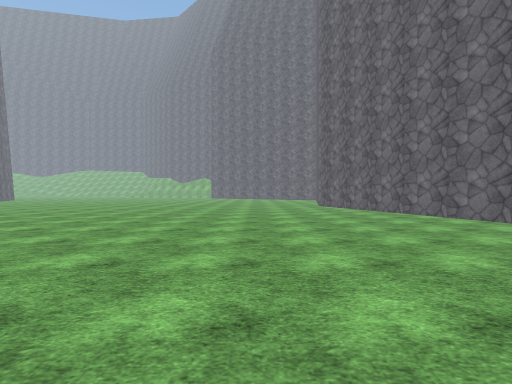
[1] (above)

24 first-person views from a walk through a Unity game level. The camera is 1.3 m above the floor, looks level and sees 80° across. The floor is counted in squares, 2 m on a side. Each view is taken from the middle of a square. On the plan, view 1 faces up. The plan holds only what a view shows up to about 10 squares ahead; the rest is blank. The place goes on beyond the plan. Surface patterns are stand-ins for the level's own textures.

[2]
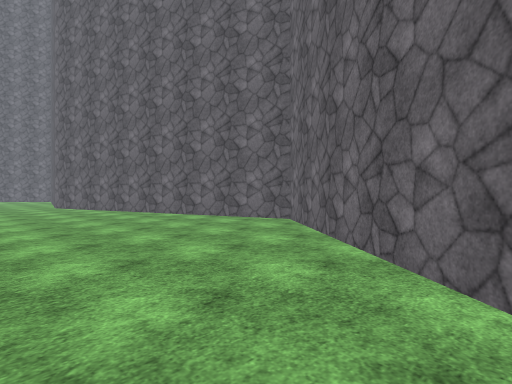

[3]
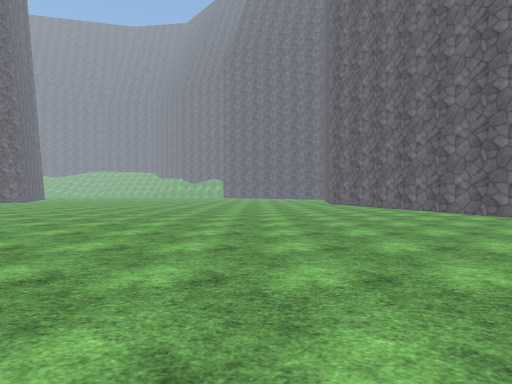

[4]
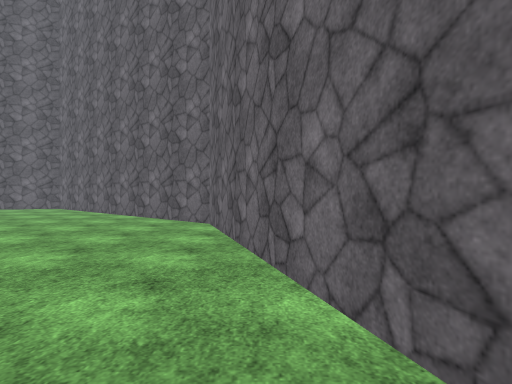

[5]
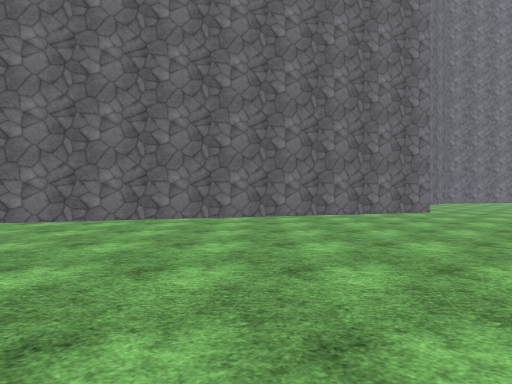

[6]
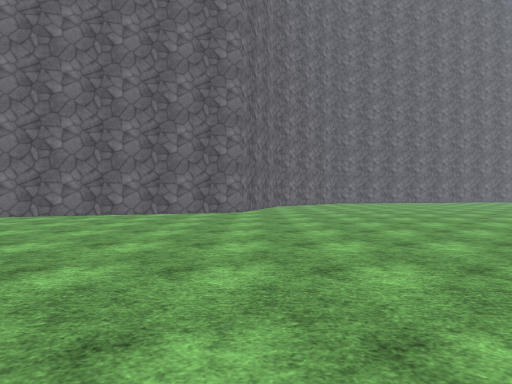

[7]
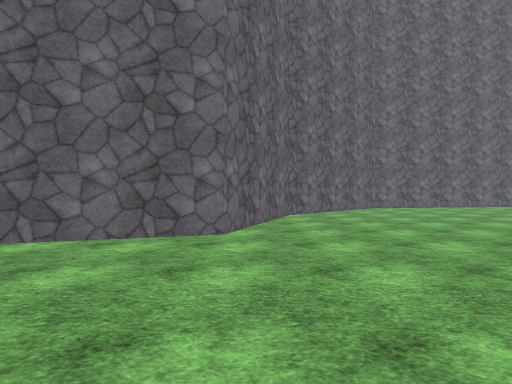

[8]
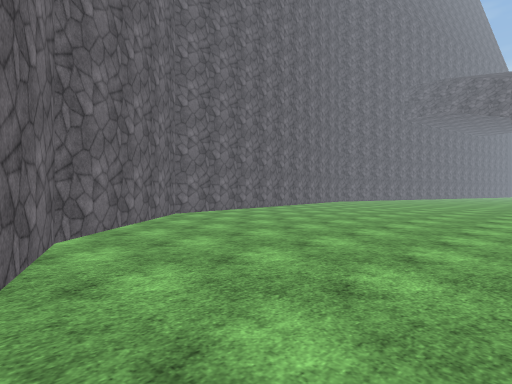

[9]
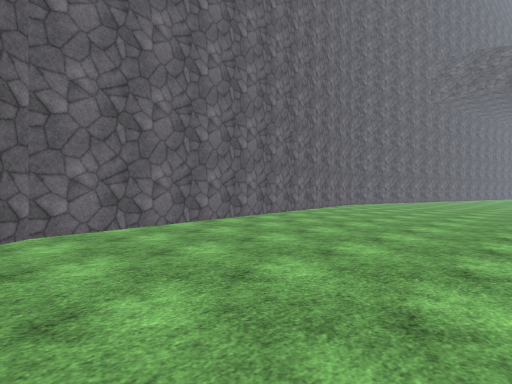

[10]
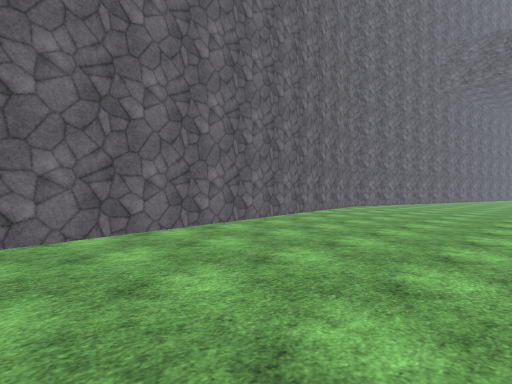

[11]
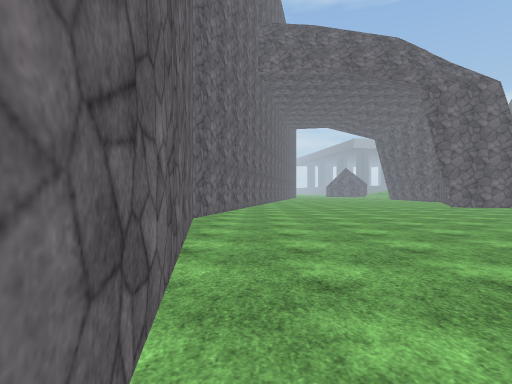

[12]
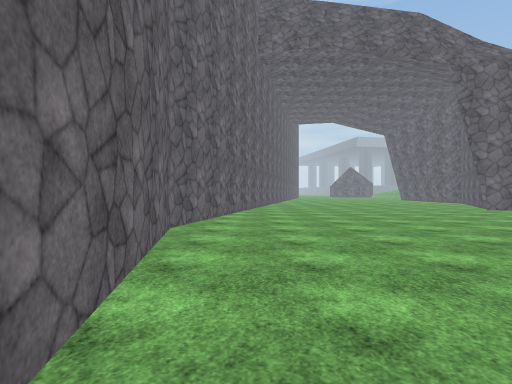

[13]
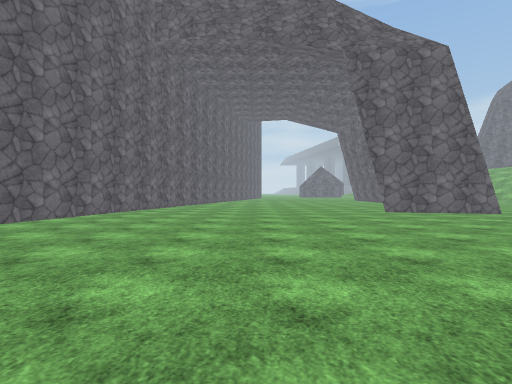

[14]
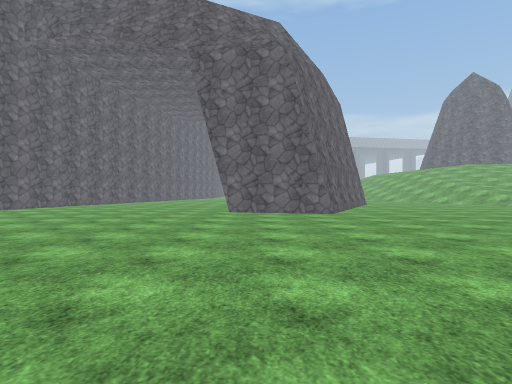

[15]
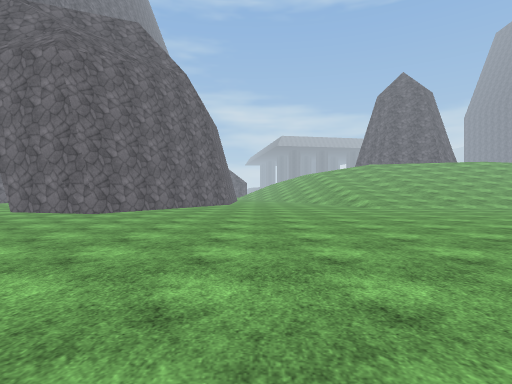

[16]
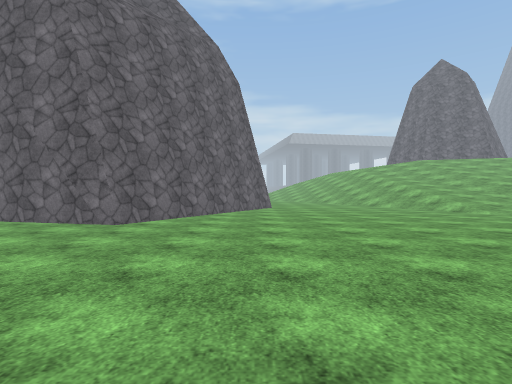

[17]
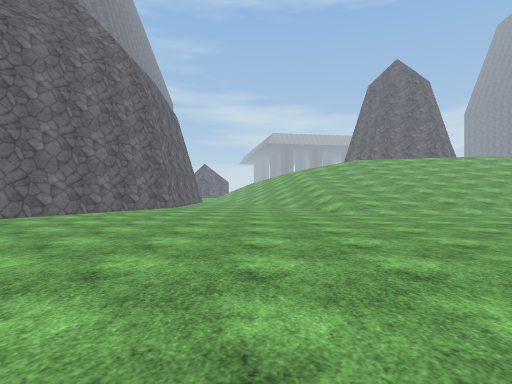

[18]
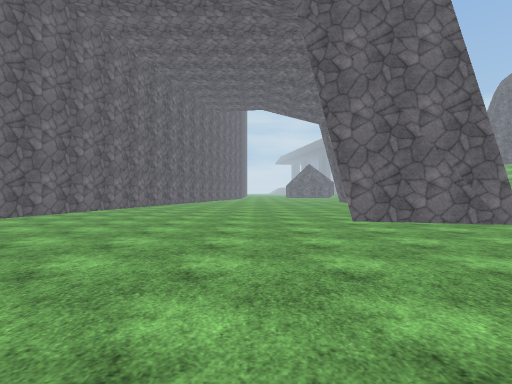

[19]
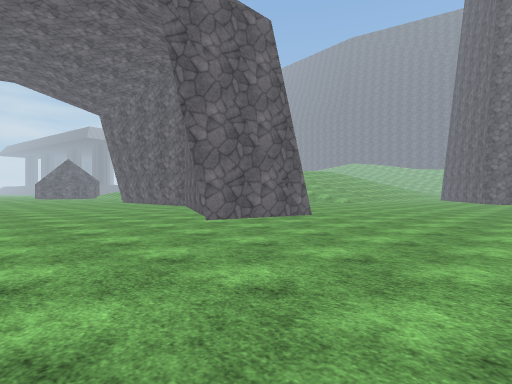

[20]
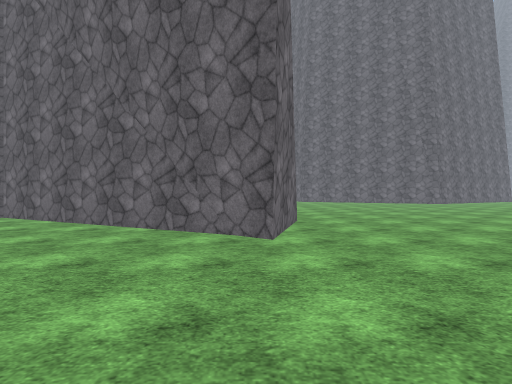

[21]
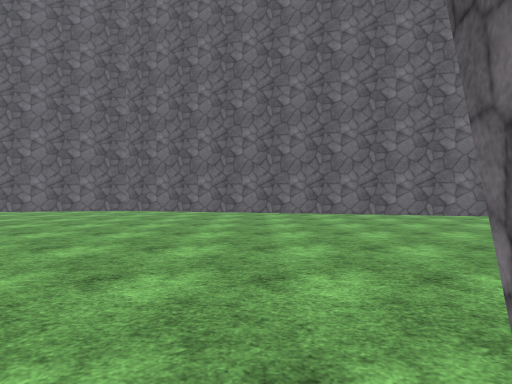

[22]
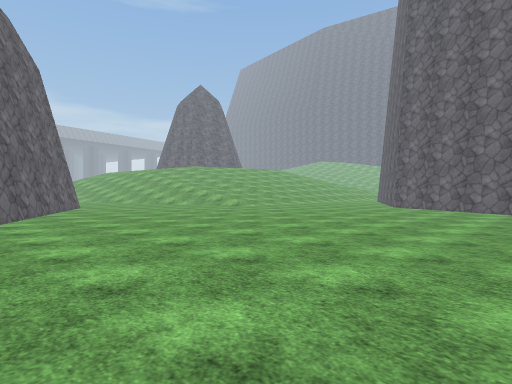

[23]
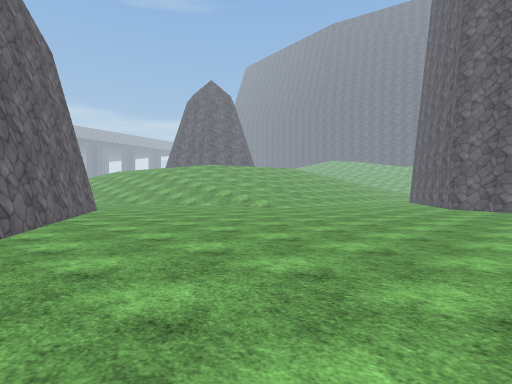

[24]
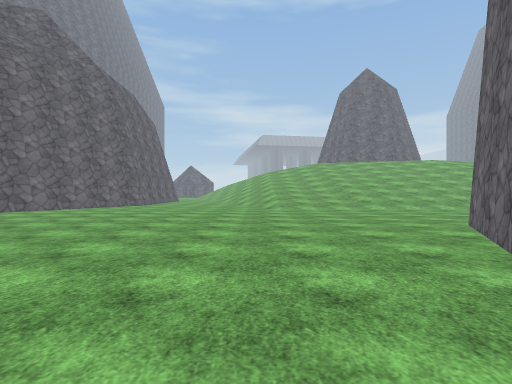

### Floor plan
Points are (right, up) in squares from view 1. A wall is a line through its corners. A room is listed if a view was taken in it or the views show most of it. See-through windows are left out.
Room 1 (views 1, 2, 3, 4, 5, 6, 7, 8, 9, 10, 11, 12, 13, 14, 15, 16, 17, 18, 19, 20, 21, 22, 23, 24)
walls: (-29, 8.1) (-33, 10.2); (-35.1, -3.2) (-35.8, -6) (-37.1, -5); (-36.4, -5.4) (-39.6, -3.7); (-28.9, -15.3) (-16.8, -13.2) (-12.9, -9.5) (-11.5, -5.7) (0.3, -2) (5.8, 4.6) (4.2, 10); (-39.5, -0.6) (-35.1, -2.9) (-35.2, -3.8); (-39.6, -13.5) (-31.9, -15.2)

Positions as (right, up) in squares from view 1, and headings:
1: (0, 0), facing up
2: (0, 0), facing up-right
3: (-1, -2), facing up
4: (-6, -3), facing right
5: (-6, 4), facing down
6: (-12, 4), facing down
7: (-12, -1), facing down
8: (-12, -5), facing down-left
9: (-16, -8), facing down-left
10: (-18, -9), facing down-left
11: (-23, -14), facing left
12: (-25, -14), facing left
13: (-26, -10), facing left
14: (-26, -5), facing left
15: (-26, 2), facing left
16: (-29, 0), facing left
17: (-29, 4), facing left
18: (-29, -8), facing left
19: (-30, -10), facing up-left
20: (-36, -10), facing up
21: (-35, -5), facing down
22: (-28, -3), facing up-left
23: (-30, -3), facing up-left
24: (-27, 6), facing left
